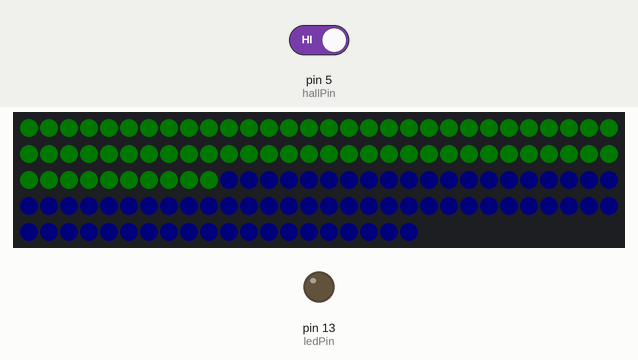
Bench run of a sketch on a simulated Arduino Uno, built with avr-gcc and run on an emulated ATmega328P. Shown: 140 RGB LEDs in strip order, left to right, continuing on the next row, output pins drawn as LEDs (lit = HIGH). The inputs (shaded band) are chosen by the test bench; at power-on: pin 5 (hallPin) HIGH. Dim RGB values are drawn brighter than linear.

Above: at 1.2 s.
1.3 s: pin 5 (hallPin) driven LOW
At 1.8 s:
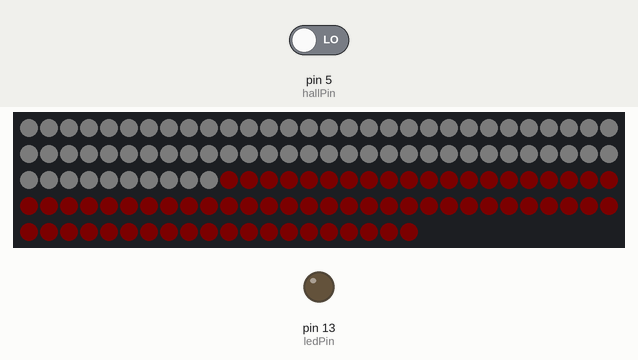
2.8 s: pin 5 (hallPin) driven HIGH
At 4.2 s:
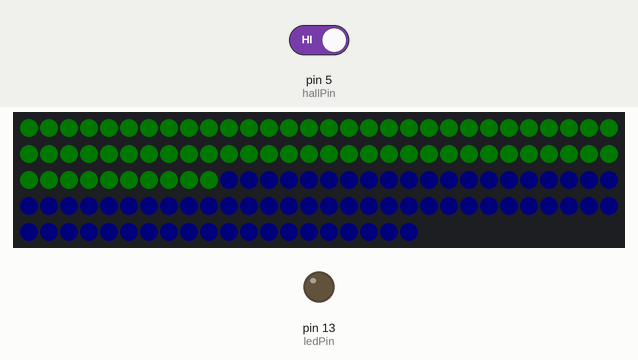
Timing chart, 0 to 5.8 s (numbered marks = the images above; inputs shaded):
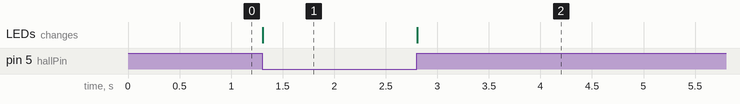

Measured:
- after the input at 1.3 s, the LEDs: change at once (image 1)
- after the input at 2.8 s, the LEDs: change at once (image 2)

The sketch:

color_test.ino
```cpp
#include "FastLED.h"
#define NUM_LEDS 140
#define DATA_PIN 3
#define CLOCK_PIN 2
#define BRIGHTNESS 3
unsigned char i;
unsigned char m;
unsigned int wait = 4750;
CRGB leds[NUM_LEDS];
// constants won't change. They're used here to set pin numbers:
const int hallPin = 5;     // the number of the hall effect sensor pin
const int ledPin =  13;     // the number of the LED pin
// variables will change:
int hallState = 0;          // variable for reading the hall sensor status

void setup() {
  FastLED.addLeds<APA102, DATA_PIN, CLOCK_PIN, RGB>(leds, NUM_LEDS);
    // initialize the LED pin as an output:
  pinMode(ledPin, OUTPUT);
  // initialize the hall effect sensor pin as an input:
  pinMode(hallPin, INPUT);
  FastLED.setBrightness(BRIGHTNESS);
}
void loop() {
  // read the state of the hall effect sensor:
  hallState = digitalRead(hallPin);

  if (hallState == LOW) {
      for (i = 70; i < 140; i++) {
        leds[i] = CRGB::Red;
      }
      FastLED.show();
      for (i = 0; i < 70; i++) {
        leds[i] = CRGB::White;
      }
      FastLED.show();
  } else {
      for (i = 0; i < 70; i++) {
        leds[i] = CRGB::Green;
      }
      FastLED.show();
      for (i = 70; i < 140; i++) {
        leds[i] = CRGB::Blue;
      }
      FastLED.show();
    }
}
```
